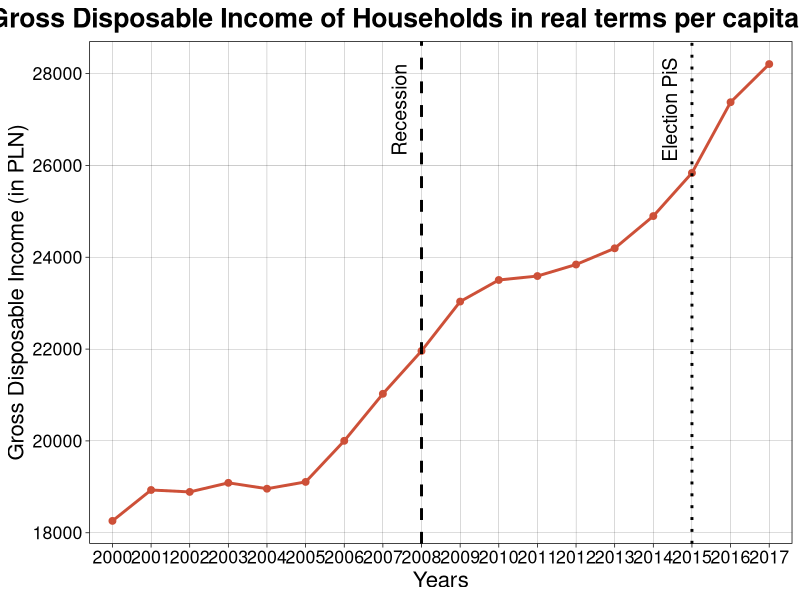
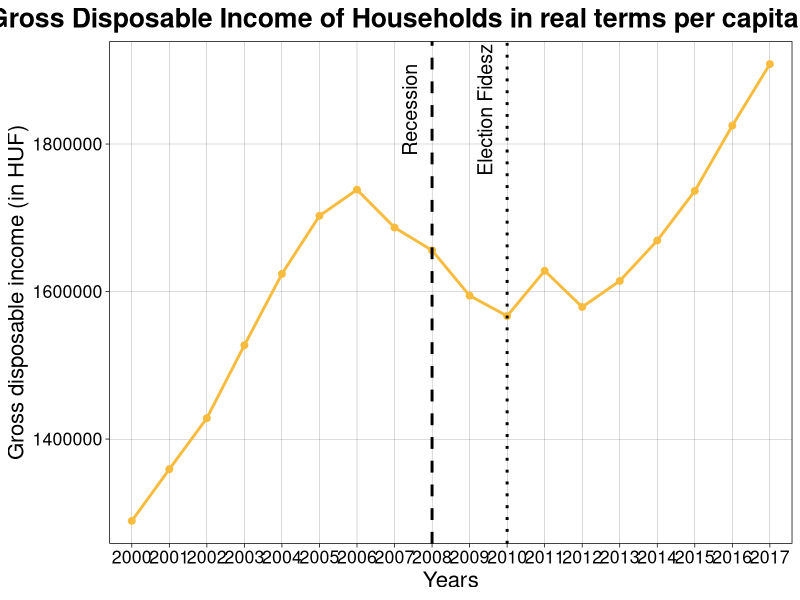

The R script that drew these images, in order:
######################
# Plotting functions
# YOU CAN IGNORE THIS PART
######################

install.packages("ggplot2")
library(ggplot2)

quarters <- c('Q1','Q2','Q3','Q4')
countries <- c("Poland", "Hungary")
colors <- c("#cd5038","#f7bb3d")

# Function for generating yearly, bi-yearly or quarterly labels
# quarterly, boolean indicating if the data is quarterly
# Pass years as a vector
# Pass the count of data points as a number
generateLabels <- function(quarterly, yearsParam, nDataPoints) {
  years <- as.character(yearsParam)
  # Check if there are 4 times as many data points as there are years (which means the data is quarterly)
  # If it is quarterly generate quarterly labels, otherwise just use the years
  if(quarterly) {
    return(apply(expand.grid(quarters=quarters, years=years), 1, paste, collapse=" "))
  }
  if(nDataPoints == ((length(years)+1) /2)) {
    return(years[(1:nDataPoints) * 2 - 1])
  }
  return(years)
}

# Function for plotting progression as a line diagram
# Pass data as a list of data collections
# country, the country which the graph concerns
# colorParam, the color to use for the line, points and the legend
# Pass years as a vector
# Pass a title
# Optional label for x axis
# Optional label for y axis
# Optional yAxisLabels, labels for the y axis, if an int vector is passed, those numbers are used as the position on the y axis too (string or int vector)
# Optional verticalLines, x value and label where to draw a vertical line (list of lists)
# Optional minorLines, display minor horizontal lines (boolean)
# Optional xRecession, x value where to draw the recession line (number)
# Optional restrictions for the y axis
timeLinePlot <- function(data, yearsParam, country, colorParam, titleParam, xLabel="", yLabel="", yAxisLabels=c(), verticalLines=c(), minorLines=FALSE, xRecession=4, y=c(NA,NA)) {
  nDataSets <- length(data)
  nDataPoints <- length(data[[1]])
  quarterly <- nDataPoints == (4 * length(yearsParam))
  labels <- generateLabels(quarterly, yearsParam, nDataPoints)

  df <- data.frame(
    x=rep(c(labels), nDataSets),
    y=unlist(data),
    country=rep(country,nDataPoints)
  )

  df$x <- factor(df$x, levels=unique(df$x))
  
  zeroLine <- function(df) {
    if(min(df$y) < 0) {
      return(geom_hline(yintercept = 0, col="Black"))
    }
  }
  
  recessionLine <- function(xRecession) {
    if(xRecession > 0) {
      return(c(
        geom_vline(xintercept=xRecession, col="Black", lty=2, lwd=1),
        annotate("text", x=xRecession, label="Recession", vjust=-1, y=annotationY, angle=90, color="Black", size=5)
      ))
    }
  }
  
  if(!is.na(y[2])) {
    offset = (y[2] - y[1]) * 0.1
    annotationY <- y[2] - offset
  } else {
    maxYVal = max(df$y)
    offset = (maxYVal - min(df$y)) * 0.1
    annotationY <- maxYVal - offset
  }
  drawVerticalLines <- function(line) {
    return (c(
      annotate("text", x=line[[1]], label=line[[2]], vjust=-1, y=annotationY, angle=90, color="Black", size=5),
      geom_vline(xintercept = line[[1]], lty=3, lwd=1, color="Black")
    ))
  }
  
  alterYAxis <- function(yAxisLabels) {
    if (length(yAxisLabels) > 0) {
      if (is.character(yAxisLabels[1])) {
        scale_y_continuous(breaks=c(y[1]:y[2]), labels=yAxisLabels)
      } else {
        scale_y_continuous(breaks=yAxisLabels, labels=yAxisLabels)
      }
    }
  }
  
  drawMinorLines <- function(minorLines) {
    if (!minorLines) {
      return(theme(panel.grid.minor.y = element_blank()))
    }
  }
  
  ggplot(df, aes(x=x, y=y, group=country, color=colorParam)) +
    geom_line(size=1, color=colorParam) +
    geom_point(size=2, color=colorParam) +
    zeroLine(df) +
    recessionLine(xRecession) +
    lapply(X=verticalLines, FUN=drawVerticalLines) +
    ggtitle(titleParam) +
    labs(x=xLabel, y=yLabel) +
    theme_linedraw() +
    theme(
      text = element_text(size=16, color="Black"),
      plot.title=element_text(hjust = 0.5, face="bold"),
      axis.text.x=element_text(angle= if(quarterly) 90 else 0),
      legend.position="none"
    ) +
    drawMinorLines(minorLines) +
    alterYAxis(yAxisLabels) +
    coord_cartesian(ylim = y)
}

######################
# Poland
######################


######################
# Gross Disposable Income of Households in real terms per capita Poland
######################

GDIHouseholdsPL <- c(18258,	18931,	18889,	19087,	18959,	19107,	20002,	21026,	21960,	23035,	23505,	23591,	23842,	24195,	24897,	25837,	27377,	28208)

timeLinePlot(
  data=list(GDIHouseholdsPL),
  yearsParam=2000:2017,
  country=countries[1],
  colorParam=colors[1],
  titleParam="Gross Disposable Income of Households in real terms per capita Poland",
  xLabel="Years",
  yLabel="Gross Disposable Income (in PLN)",
  verticalLines=list(list(x=16,label="Election PiS")),
  xRecession=9)

######################
# Hungary
######################

######################
# Gross Disposable Income of Households in real terms per capita Hungary
######################

GDIHouseholdsHU <- c(1289063, 1359117, 1428376, 1527216, 1623920, 1702682, 1738129, 1686716, 1655776, 1594416, 1566814, 1628180, 1579022, 1614380, 1669150, 1736426, 1824989, 1908398)
timeLinePlot(
  data=list(GDIHouseholdsHU),
  yearsParam=2000:2017,
  country=countries[2],
  colorParam=colors[2],
  titleParam="Gross Disposable Income of Households in real terms per capita Hungary",
  xLabel="Years",
  yLabel="Gross disposable income (in HUF)",
  verticalLines=list(list(x=11,label="Election Fidesz")),
  xRecession=9)